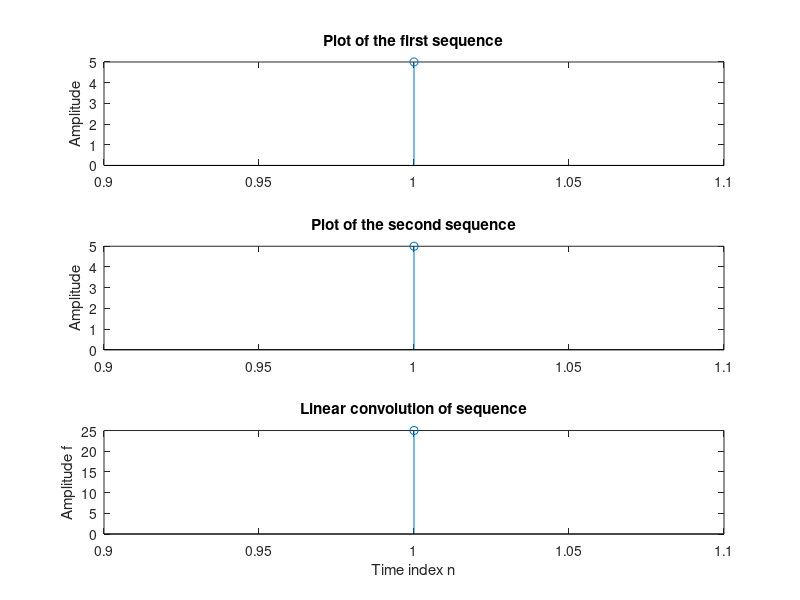

This chart was generated by the following MATLAB code:
clc;
clear all;
close all;

x1 = input('Enter the first sequence: ');
subplot(3, 1, 1);
stem(x1);
ylabel('Amplitude');
title('Plot of the first sequence');

x2 = input('Enter the second sequence: ');
subplot(3, 1, 2);
stem(x2);
ylabel('Amplitude');
title('Plot of the second sequence');

f = conv(x1, x2);
subplot(3, 1, 3);
stem(f);
xlabel('Time index n');
ylabel('Amplitude f');
title('Linear convolution of sequence');

disp("Convolution: ");
disp(f);